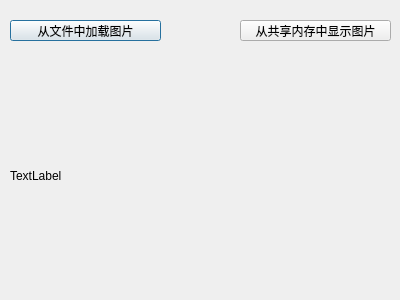
<?xml version="1.0" encoding="UTF-8"?>
<ui version="4.0">
 <class>Dialog</class>
 <widget class="QDialog" name="Dialog">
  <property name="geometry">
   <rect>
    <x>0</x>
    <y>0</y>
    <width>400</width>
    <height>300</height>
   </rect>
  </property>
  <property name="windowTitle">
   <string>Dialog</string>
  </property>
  <widget class="QLabel" name="label">
   <property name="geometry">
    <rect>
     <x>10</x>
     <y>60</y>
     <width>371</width>
     <height>231</height>
    </rect>
   </property>
   <property name="text">
    <string>TextLabel</string>
   </property>
  </widget>
  <widget class="QPushButton" name="loadFromFileButton">
   <property name="geometry">
    <rect>
     <x>10</x>
     <y>20</y>
     <width>151</width>
     <height>21</height>
    </rect>
   </property>
   <property name="text">
    <string>从文件中加载图片</string>
   </property>
  </widget>
  <widget class="QPushButton" name="loadFromSharedMermoryButton">
   <property name="geometry">
    <rect>
     <x>240</x>
     <y>20</y>
     <width>151</width>
     <height>21</height>
    </rect>
   </property>
   <property name="text">
    <string>从共享内存中显示图片</string>
   </property>
  </widget>
 </widget>
 <layoutdefault spacing="6" margin="11"/>
 <resources/>
 <connections/>
</ui>
